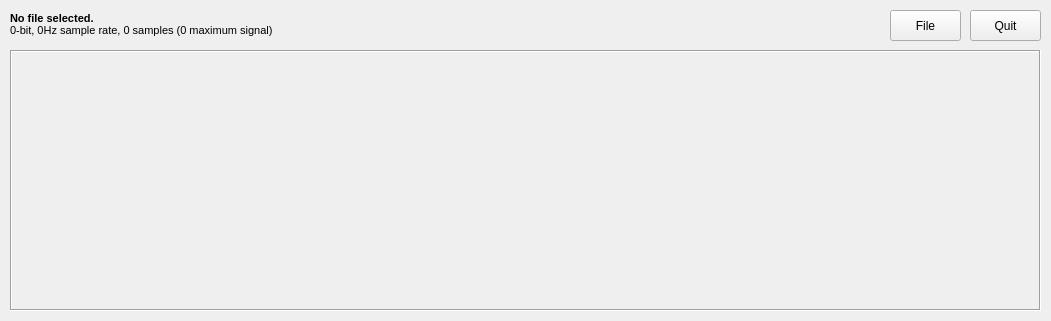
<?xml version="1.0" encoding="UTF-8"?>
<ui version="4.0">
 <class>MainWindowClass</class>
 <widget class="QMainWindow" name="MainWindowClass">
  <property name="geometry">
   <rect>
    <x>0</x>
    <y>0</y>
    <width>1051</width>
    <height>321</height>
   </rect>
  </property>
  <property name="windowTitle">
   <string>365 Project 1 Task 2 (tmontesa)</string>
  </property>
  <widget class="QWidget" name="centralWidget">
   <widget class="QFrame" name="frame">
    <property name="geometry">
     <rect>
      <x>10</x>
      <y>50</y>
      <width>1031</width>
      <height>261</height>
     </rect>
    </property>
    <property name="autoFillBackground">
     <bool>true</bool>
    </property>
    <property name="frameShape">
     <enum>QFrame::Box</enum>
    </property>
    <property name="frameShadow">
     <enum>QFrame::Sunken</enum>
    </property>
    <property name="lineWidth">
     <number>1</number>
    </property>
    <widget class="Canvas" name="CanvasWidget" native="true">
     <property name="geometry">
      <rect>
       <x>0</x>
       <y>-1</y>
       <width>1031</width>
       <height>261</height>
      </rect>
     </property>
    </widget>
   </widget>
   <widget class="QLabel" name="lblFilename">
    <property name="geometry">
     <rect>
      <x>10</x>
      <y>10</y>
      <width>731</width>
      <height>16</height>
     </rect>
    </property>
    <property name="font">
     <font>
      <pointsize>8</pointsize>
      <weight>75</weight>
      <bold>true</bold>
     </font>
    </property>
    <property name="text">
     <string>No file selected.</string>
    </property>
   </widget>
   <widget class="QLabel" name="lblInfo">
    <property name="geometry">
     <rect>
      <x>10</x>
      <y>20</y>
      <width>741</width>
      <height>20</height>
     </rect>
    </property>
    <property name="font">
     <font>
      <pointsize>8</pointsize>
      <weight>50</weight>
      <bold>false</bold>
     </font>
    </property>
    <property name="text">
     <string>0-bit, 0Hz sample rate, 0 samples (0 maximum signal)</string>
    </property>
   </widget>
   <widget class="QPushButton" name="btnQuit">
    <property name="geometry">
     <rect>
      <x>970</x>
      <y>10</y>
      <width>71</width>
      <height>31</height>
     </rect>
    </property>
    <property name="text">
     <string>Quit</string>
    </property>
   </widget>
   <widget class="QPushButton" name="btnFile">
    <property name="geometry">
     <rect>
      <x>890</x>
      <y>10</y>
      <width>71</width>
      <height>31</height>
     </rect>
    </property>
    <property name="text">
     <string>File</string>
    </property>
   </widget>
  </widget>
 </widget>
 <layoutdefault spacing="6" margin="11"/>
 <customwidgets>
  <customwidget>
   <class>Canvas</class>
   <extends>QWidget</extends>
   <header>canvas.h</header>
   <container>1</container>
   <slots>
    <slot>GetFilestream(std::string,int,int)</slot>
   </slots>
  </customwidget>
 </customwidgets>
 <resources>
  <include location="MainWindow.qrc"/>
 </resources>
 <connections>
  <connection>
   <sender>btnQuit</sender>
   <signal>released()</signal>
   <receiver>MainWindowClass</receiver>
   <slot>close()</slot>
   <hints>
    <hint type="sourcelabel">
     <x>1020</x>
     <y>23</y>
    </hint>
    <hint type="destinationlabel">
     <x>1049</x>
     <y>7</y>
    </hint>
   </hints>
  </connection>
  <connection>
   <sender>btnFile</sender>
   <signal>released()</signal>
   <receiver>MainWindowClass</receiver>
   <slot>GetFile()</slot>
   <hints>
    <hint type="sourcelabel">
     <x>928</x>
     <y>22</y>
    </hint>
    <hint type="destinationlabel">
     <x>989</x>
     <y>5</y>
    </hint>
   </hints>
  </connection>
  <connection>
   <sender>MainWindowClass</sender>
   <signal>SendFilename(QString)</signal>
   <receiver>lblFilename</receiver>
   <slot>setText(QString)</slot>
   <hints>
    <hint type="sourcelabel">
     <x>35</x>
     <y>6</y>
    </hint>
    <hint type="destinationlabel">
     <x>24</x>
     <y>17</y>
    </hint>
   </hints>
  </connection>
  <connection>
   <sender>MainWindowClass</sender>
   <signal>SendInfo(QString)</signal>
   <receiver>lblInfo</receiver>
   <slot>setText(QString)</slot>
   <hints>
    <hint type="sourcelabel">
     <x>279</x>
     <y>7</y>
    </hint>
    <hint type="destinationlabel">
     <x>269</x>
     <y>25</y>
    </hint>
   </hints>
  </connection>
  <connection>
   <sender>MainWindowClass</sender>
   <signal>SendFilestream(std::string,int,int)</signal>
   <receiver>CanvasWidget</receiver>
   <slot>GetFilestream(std::string,int,int)</slot>
   <hints>
    <hint type="sourcelabel">
     <x>27</x>
     <y>158</y>
    </hint>
    <hint type="destinationlabel">
     <x>27</x>
     <y>146</y>
    </hint>
   </hints>
  </connection>
 </connections>
 <slots>
  <signal>SendFilename(QString)</signal>
  <signal>SendInfo(QString)</signal>
  <signal>SendFilestream(std::string,int,int)</signal>
  <slot>GetFile()</slot>
 </slots>
</ui>
